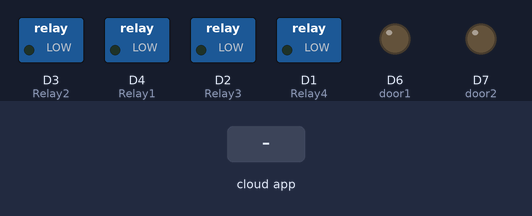
Bench run of a sketch on a simulated ESP8266 (NodeMCU). Parts: switched loads named in the sketch (green lamp = pin HIGH), output pins drawn as LEDs (lit = HIGH). The test bench sets the inputs (shaded band). WiFi joins after 1.5 s; servers stay silent unless stated; no MQTT or app messages arrive unless stated; what the sketch prints to the serial monitor is not drawn.

Above: at 2.7 s.
2.8 s: the phone or cloud app sets door to 0
At 3.0 s:
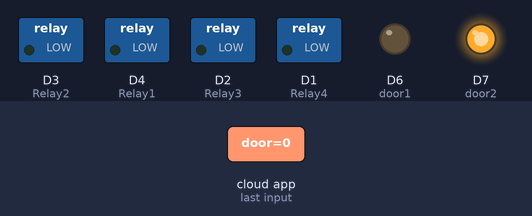
4.7 s: the phone or cloud app sets light to 1
At 5.1 s:
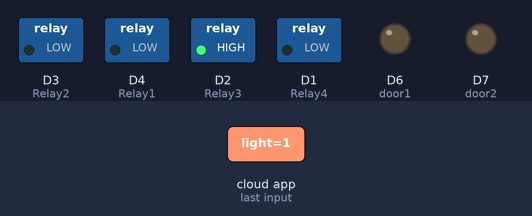
6.2 s: the phone or cloud app sets fan to 1
At 6.9 s:
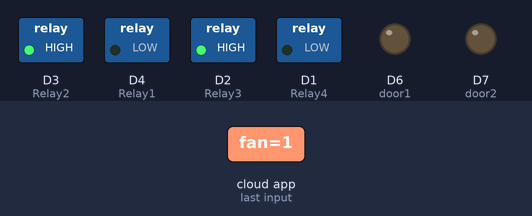
7.7 s: the phone or cloud app sets light2 to 1
At 8.9 s:
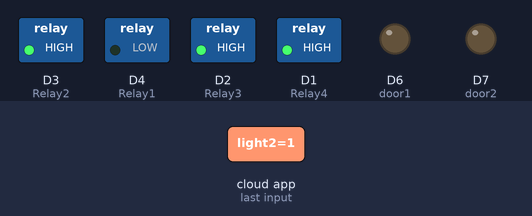
9.2 s: the phone or cloud app sets tv to 1
At 10.2 s:
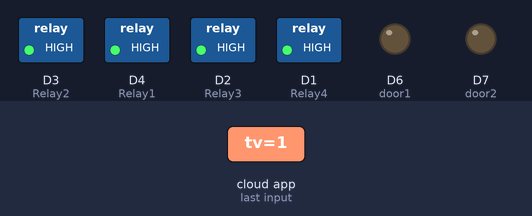
10.7 s: the phone or cloud app sets door to 1
At 10.9 s:
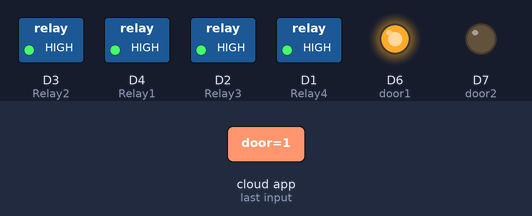
Timing chart, 0 to 13.6 s (numbered marks = the images above; inputs shaded):
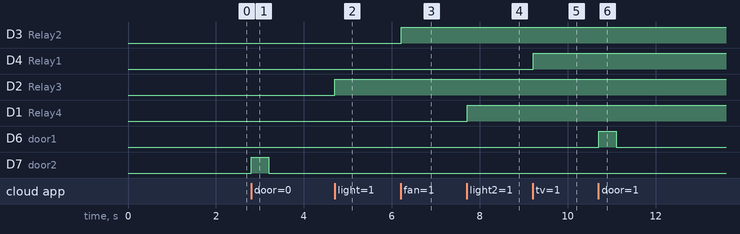

The sketch:

iotbasedhome.ino
```cpp
#include <ESP8266WiFi.h>
#include "Adafruit_MQTT.h"
#include "Adafruit_MQTT_Client.h"

#define door1            D6
#define door2            D7
#define Relay1            D4
#define Relay2            D3
#define Relay3            D2
#define Relay4            D1

#define WLAN_SSID       "Ajayp"// Your SSID
#define WLAN_PASS       "ajay1234"        // Your password

/************************* Adafruit.io Setup *********************************/

#define AIO_SERVER      "io.adafruit.com"
#define AIO_SERVERPORT  1883                   // use 8883 for SSL
#define AIO_USERNAME    "ajaypyatha"            // Replace it with your username
#define AIO_KEY         "c4205f73c4714dad805fc95a6fb76aec"   // Replace with your Project Auth Key

/************ Global State (you don't need to change this!) ******************/

// Create an ESP8266 WiFiClient class to connect to the MQTT server.
WiFiClient client;
// or... use WiFiFlientSecure for SSL
//WiFiClientSecure client;

// Setup the MQTT client class by passing in the WiFi client and MQTT server and login details.
Adafruit_MQTT_Client mqtt(&client, AIO_SERVER, AIO_SERVERPORT, AIO_USERNAME, AIO_KEY);

/****************************** Feeds ***************************************/


// Setup a feed called 'onoff' for subscribing to changes.
Adafruit_MQTT_Subscribe Light1 = Adafruit_MQTT_Subscribe(&mqtt, AIO_USERNAME"/feeds/door"); // FeedName
Adafruit_MQTT_Subscribe Light2 = Adafruit_MQTT_Subscribe(&mqtt, AIO_USERNAME "/feeds/fan");
Adafruit_MQTT_Subscribe Light3 = Adafruit_MQTT_Subscribe(&mqtt, AIO_USERNAME "/feeds/light");
Adafruit_MQTT_Subscribe Light4 = Adafruit_MQTT_Subscribe(&mqtt, AIO_USERNAME "/feeds/light2");
Adafruit_MQTT_Subscribe Light5 = Adafruit_MQTT_Subscribe(&mqtt, AIO_USERNAME "/feeds/tv");


void MQTT_connect();

void setup() {
  Serial.begin(115200);

  pinMode(door1, OUTPUT);
  pinMode(door2, OUTPUT);
  pinMode(Relay1, OUTPUT);
  pinMode(Relay2, OUTPUT);
  pinMode(Relay3, OUTPUT);
  pinMode(Relay4, OUTPUT);

  // Connect to WiFi access point.
  Serial.println(); Serial.println();
  Serial.print("Connecting to ");
  Serial.println(WLAN_SSID);

  WiFi.begin(WLAN_SSID, WLAN_PASS);
  while (WiFi.status() != WL_CONNECTED) {
    delay(500);
    Serial.print(".");
  }
  Serial.println();

  Serial.println("WiFi connected");
  Serial.println("IP address: ");
  Serial.println(WiFi.localIP());


  // Setup MQTT subscription for onoff feed.
  mqtt.subscribe(&Light1);
  mqtt.subscribe(&Light3);
  mqtt.subscribe(&Light2);
  mqtt.subscribe(&Light4);
  mqtt.subscribe(&Light5);
}

void loop() {

  MQTT_connect();


  Adafruit_MQTT_Subscribe *subscription;
  while ((subscription = mqtt.readSubscription(20000))) {
    if (subscription == &Light1) {
      Serial.print(F("Door: "));
      Serial.println((char *)Light1.lastread);
      int Light1_State = atoi((char *)Light1.lastread);
      digitalWrite(door1, Light1_State);
      digitalWrite(door2, !Light1_State);
      delay(400);
      digitalWrite(door1, LOW);
      digitalWrite(door2, LOW);
      delay(20);


    }
    if (subscription == &Light2) {
      Serial.print(F("fan: "));
      Serial.println((char *)Light2.lastread);
      int Light2_State = atoi((char *)Light2.lastread);
      digitalWrite(Relay2, Light2_State);
    }
    if (subscription == &Light3) {
      Serial.print(F("light1 : "));
      Serial.println((char *)Light3.lastread);
      int Light3_State = atoi((char *)Light3.lastread);
      digitalWrite(Relay3, Light3_State);
    }
    if (subscription == &Light4) {
      Serial.print(F("light2: "));
      Serial.println((char *)Light4.lastread);
      int Light4_State = atoi((char *)Light4.lastread);
      digitalWrite(Relay4, Light4_State);

    }
     if (subscription == &Light5) {
      Serial.print(F("tv: "));
      Serial.println((char *)Light5.lastread);
      int Light5_State = atoi((char *)Light5.lastread);
      digitalWrite(Relay1, Light5_State);

    }
  }


}

void MQTT_connect() {
  int8_t ret;

  // Stop if already connected.
  if (mqtt.connected()) {
    return;
  }

  Serial.print("Connecting to MQTT... ");

  uint8_t retries = 3;

  while ((ret = mqtt.connect()) != 0) { // connect will return 0 for connected
    Serial.println(mqtt.connectErrorString(ret));
    Serial.println("Retrying MQTT connection in 5 seconds...");
    mqtt.disconnect();
    delay(5000);  // wait 5 seconds
    retries--;
    if (retries == 0) {
      // basically die and wait for WDT to reset me
      while (1);
    }
  }
  Serial.println("MQTT Connected!");

}
```

Measured:
- after the input at 2.8 s, D7 (door2): LOW → HIGH at once, → LOW 0.40 s later
- after the input at 4.7 s, D2 (Relay3): LOW → HIGH at once
- after the input at 6.2 s, D3 (Relay2): LOW → HIGH at once
- after the input at 7.7 s, D1 (Relay4): LOW → HIGH at once
- after the input at 9.2 s, D4 (Relay1): LOW → HIGH at once
- after the input at 10.7 s, D6 (door1): LOW → HIGH at once, → LOW 0.40 s later
